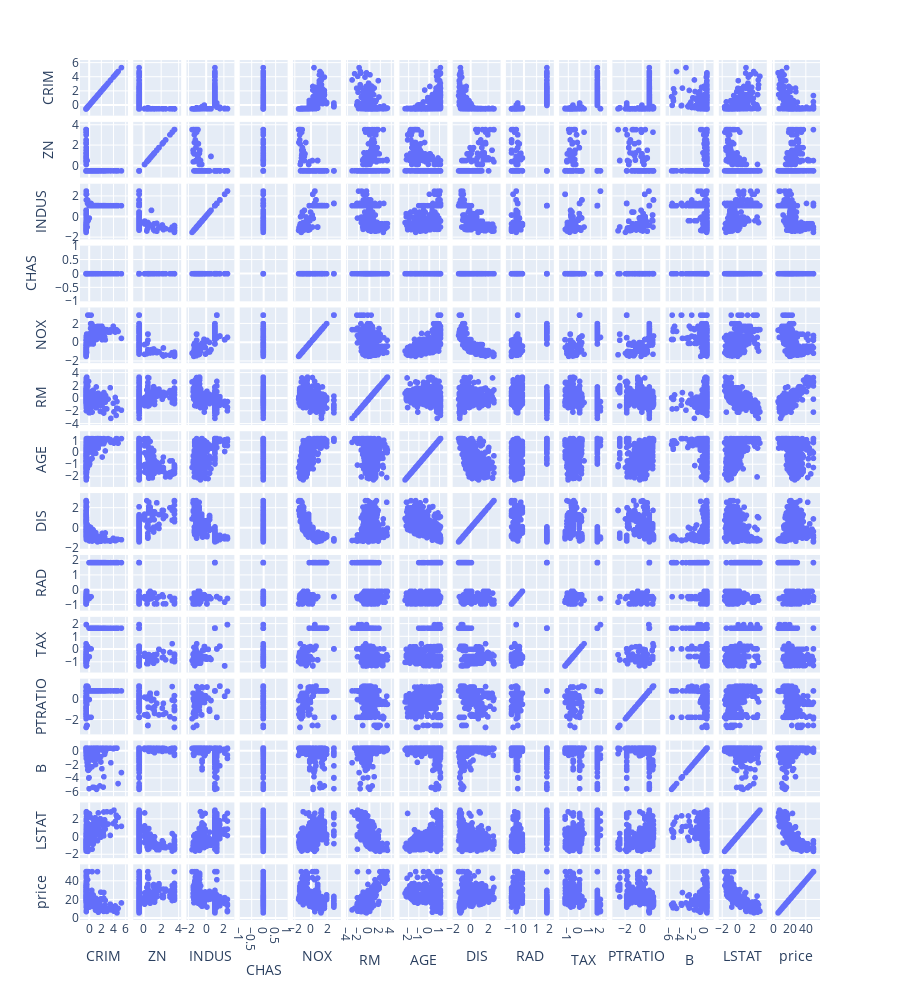

Notebook code cell kept with this figure:
### Code cell
import plotly.express as px
px.scatter_matrix(df,size_max=1,height=1000)

### Figure 1 — Plotly figure (JSON) as saved in the notebook; plotly's stock layout.template omitted (floating-point values rounded to 4 significant figures; data arrays with more than 128 entries replaced by an {"elided": "..."} marker saying what was removed)
{"data": [{"dimensions": [{"axis": {"matches": true}, "label": "CRIM", "values": {"elided": "415 float values"}}, {"axis": {"matches": true}, "label": "ZN", "values": {"elided": "415 float values"}}, {"axis": {"matches": true}, "label": "INDUS", "values": {"elided": "415 float values"}}, {"axis": {"matches": true}, "label": "CHAS", "values": {"elided": "415 int values"}}, {"axis": {"matches": true}, "label": "NOX", "values": {"elided": "415 float values"}}, {"axis": {"matches": true}, "label": "RM", "values": {"elided": "415 float values"}}, {"axis": {"matches": true}, "label": "AGE", "values": {"elided": "415 float values"}}, {"axis": {"matches": true}, "label": "DIS", "values": {"elided": "415 float values"}}, {"axis": {"matches": true}, "label": "RAD", "values": {"elided": "415 float values"}}, {"axis": {"matches": true}, "label": "TAX", "values": {"elided": "415 float values"}}, {"axis": {"matches": true}, "label": "PTRATIO", "values": {"elided": "415 float values"}}, {"axis": {"matches": true}, "label": "B", "values": {"elided": "415 float values"}}, {"axis": {"matches": true}, "label": "LSTAT", "values": {"elided": "415 float values"}}, {"axis": {"matches": true}, "label": "price", "values": {"elided": "415 float values"}}], "hoverlabel": {"namelength": 0}, "hovertemplate": "%{xaxis.title.text}=%{x}<br>%{yaxis.title.text}=%{y}", "legendgroup": "", "marker": {"color": "#636efa", "symbol": "circle"}, "name": "", "showlegend": false, "type": "splom"}], "layout": {"dragmode": "select", "height": 1000, "legend": {"tracegroupgap": 0}, "margin": {"t": 60}}}
